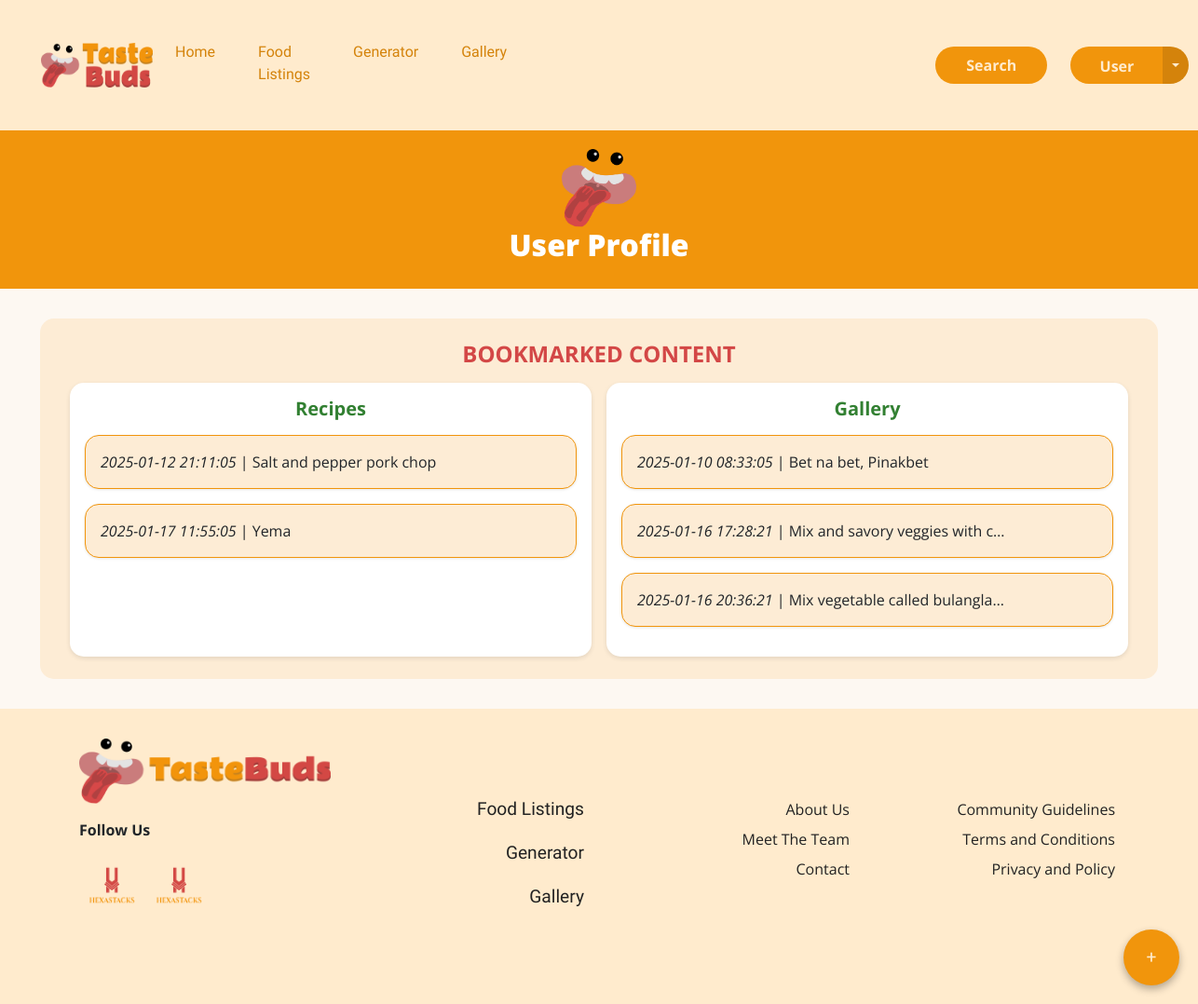
Page /users/userBookmark.php on the committed database.
### tables this page shows
CREATE TABLE `bookmarks` (
  `bookmarkID` int(5) NOT NULL,
  `userID` int(5) NOT NULL,
  `recipeID` int(5) DEFAULT NULL,
  `postID` int(5) DEFAULT NULL,
  `bookmarkedAt` datetime DEFAULT current_timestamp()
);

CREATE TABLE `recipes` (
  `recipeID` int(5) NOT NULL,
  `recipeTitle` varchar(100) NOT NULL,
  `description` varchar(600) NOT NULL,
  `ingredients` varchar(800) NOT NULL,
  `steps` varchar(5000) NOT NULL,
  `userID` int(5) NOT NULL,
  `isApproved` varchar(3) NOT NULL DEFAULT 'no',
  `createdAt` datetime NOT NULL DEFAULT current_timestamp(),
  `updatedAt` datetime DEFAULT current_timestamp(),
  `primaryCategoryID` int(1) NOT NULL,
  `subcategoryID` int(1) DEFAULT NULL
);

CREATE TABLE `galleryposts` (
  `postID` int(5) NOT NULL,
  `caption` varchar(1000) NOT NULL,
  `userID` int(5) NOT NULL,
  `isApproved` varchar(3) NOT NULL DEFAULT 'no',
  `createdAt` datetime NOT NULL DEFAULT current_timestamp(),
  `updatedAt` datetime DEFAULT current_timestamp(),
  `primaryCategoryID` int(1) NOT NULL,
  `subcategoryID` int(1) NOT NULL DEFAULT 7
);

### connect.php (called while the page is built, shortened)
<?php
function executeQuery($query)
{
	$conn = $GLOBALS['conn'];
	return mysqli_query($conn, $query);
}
?>

### users/userBookmark.php (the view, shortened to what this page needs)
<?php
include("../connect.php");
$queryUserBookmarksRcIndividual = "
SELECT bookmarks.*, users.userID AS userBookmarkerID, users.firstName, users.lastName, recipes.*
FROM bookmarks
LEFT JOIN users ON users.userID = bookmarks.userID
LEFT JOIN recipes ON recipes.recipeID = bookmarks.recipeID
WHERE bookmarks.recipeID >= 1 AND bookmarks.userID = 7;
";
$resultUserBookmarksRcIndividual = executeQuery($queryUserBookmarksRcIndividual);
$queryUserBookmarksGpIndividual = "
SELECT bookmarks.*, users.userID AS userBookmarkerID, users.firstName, users.lastName, galleryposts.*
FROM bookmarks
LEFT JOIN users ON users.userID = bookmarks.userID
LEFT JOIN galleryposts ON galleryposts.postID = bookmarks.postID
WHERE bookmarks.postID >= 1 AND bookmarks.userID = 7;
";
$resultUserBookmarksGpIndividual = executeQuery($queryUserBookmarksGpIndividual);
?>
<!DOCTYPE html>
<html lang="en">
<head>
    <link href="https://cdn.jsdelivr.net/npm/bootstrap@5.3.3/dist/css/bootstrap.min.css" rel="stylesheet"
>
    <link rel="stylesheet" href="../shared/assets/css/activityLog.css">
    <link rel="stylesheet" href="../shared/assets/css/navbar.css" />
    <link rel="stylesheet" href="../shared/assets/css/footer.css">
</head>
<body>
    <?php include("../shared/components/navbar.php") ?>
    <div class="profile-page">
        <header class="profile-header">
            <img src="../shared/assets/image/Logo.png" alt="TasteBuds Logo">
            <h1>User Profile</h1>
        </header>
        <main>
            <section class="content-section">
                <h2>Bookmarked Content</h2>
                <div class="content-container">
                    <div class="category">
                        <h3>Recipes</h3>
                        <?php
                        if (mysqli_num_rows($resultUserBookmarksRcIndividual) > 0) {
                            while ($userBookmarksRcIndividualRow = mysqli_fetch_assoc($resultUserBookmarksRcIndividual)) {
                                ?>
                                <div class="item-list mb-3" id="bookmarked-recipes">
                                    <a href="recipeOverview.php?recipeID=<?php echo $userBookmarksRcIndividualRow['recipeID']; ?>"
                                        class="item">
                                        <span
                                            style="overflow: hidden; text-overflow: ellipsis; white-space: nowrap; display: inline-block; max-width: 80%;">
                                            <?php echo "<i>" . $userBookmarksRcIndividualRow['bookmarkedAt'] . "</i> | " . $userBookmarksRcIndividualRow['recipeTitle']; ?>
                                        </span>
                                    </a>
                                </div>
                                <?php
                            }
                        }
                        ?>
                    </div>
                    <div class="category">
                        <h3>Gallery</h3>
                        <?php
                        if (mysqli_num_rows($resultUserBookmarksGpIndividual) > 0) {
                            while ($userBookmarksGpIndividualRow = mysqli_fetch_assoc($resultUserBookmarksGpIndividual)) {
                                ?>
                                <div class="item-list mb-3" id="bookmarked-gallery">
                                    <a href="postOverview.php?postID=<?php echo $userBookmarksGpIndividualRow['postID']; ?>"
                                        class="item">
                                        <span
                                            style="overflow: hidden; text-overflow: ellipsis; white-space: nowrap; display: inline-block; max-width: 80%;">
                                            <?php echo "<i>" . $userBookmarksGpIndividualRow['bookmarkedAt'] . "</i> | " . $userBookmarksGpIndividualRow['caption']; ?>
                                        </span>
                                    </a>
                                </div>
                                <?php
                            }
                        }
                        ?>
                    </div>
                </div>
            </section>
        </main>
    </div>
    <?php include '../shared/components/footer.php'; ?>
</body>
</html>

### shared/assets/css/activityLog.css (style rules this page uses)
:root { --clr-primary: #f1950c; --clr-secondary: #d34746; --clr-action: #328032; --clr-text: #222222; --bg-light: #fdecd5; --fs-header: 2rem; --fs-title: 1.5rem; --border-radius: 15px; }
body { font-family: 'Open Sans', sans-serif; background-color: #fdf8f2; margin: 0; padding: 0; }
.profile-header { text-align: center; padding: 20px; background-color: #f1950c; color: white; }
.profile-header img { width: 80px; }
.profile-header h1 { font-size: 2rem; font-weight: 800; }
.content-section { margin: 2rem auto; padding: 1.5rem; max-width: 1200px; background-color: var(--bg-light); border-radius: var(--border-radius); }
.content-section h2 { font-size: var(--fs-title); margin-bottom: 1rem; text-align: center; color: var(--clr-secondary); text-transform: uppercase; font-weight: bold; }
.content-container { display: flex; flex-wrap: wrap; gap: 1rem; justify-content: center; }
.category { flex: 1 1 calc(100% - 2rem); max-width: calc(50% - 1rem); background-color: white; border-radius: var(--border-radius); padding: 1rem; box-shadow: 0 2px 5px rgba(0, 0, 0, 0.1); }
.category h3 { font-size: 1.25rem; margin-bottom: 1rem; text-align: center; color: var(--clr-action); font-weight: bold; }
.item-list { display: flex; flex-direction: column; gap: 1rem; }
.item { background-color: var(--bg-light); border: 1px solid var(--clr-primary); padding: 1rem; border-radius: var(--border-radius); display: flex; justify-content: space-between; align-items: center; box-shadow: 0 1px 3px rgba(0, 0, 0, 0.1); text-decoration: none; color: inherit; }
.item span { flex: 1; text-align: left; }

### shared/assets/css/navbar.css (style rules this page uses)
:root { --fs-header: 47.78px; --fs-h2: 39.91px; --fs-h3: 33.18px; --fs-h4: 27.65px; --fs-h5: 23.04px; --fs-h6: 19.2px; --fs-paragraph: 16px; --fs-small: 13.33px; --fc-primary-orange: #F1950C; --fc-dark-orange: #D4830B; --fc-mid-orange: #FCD59A; --fc-light-orange: #FFEBCD; --fc-black: #222222; --clr-primary: #F1950C; --clr-secondary: #D34746; --clr-action: #328032; --clr-dark-orange: #D4830B; --clr-mid-orange: #FCD59A; --clr-light-orange: #FFEBCD; --clr-black: #222222; --ff-title: "Rammetto One", serif; --ff-text: "Open Sans", serif; }

### shared/assets/css/footer.css (style rules this page uses)
:root { --fs-header: 47.78px; --fs-h2: 39.91px; --fs-h3: 33.18px; --fs-h4: 27.65px; --fs-h5: 23.04px; --fs-h6: 19.2px; --fs-paragraph: 16px; --fs-small: 13.33px; --fc-primary-orange: #F1950C; --fc-dark-orange: #D4830B; --fc-mid-orange: #FCD59A; --fc-light-orange: #FFEBCD; --fc-black: #222222; --clr-primary: #F1950C; --clr-secondary: #D34746; --clr-action: #328032; --clr-dark-orange: #D4830B; --clr-mid-orange: #FCD59A; --clr-light-orange: #FFEBCD; --clr-black: #222222; --ff-title: "Rammetto One", serif; --ff-text: "Open Sans", serif; }

### shared/assets/css/style.css (style rules this page uses)
:root { --fs-header: 47.78px; --fs-h2: 39.91px; --fs-h3: 33.18px; --fs-h4: 27.65px; --fs-h5: 23.04px; --fs-h6: 19.2px; --fs-paragraph: 16px; --fs-small: 13.33px; --fc-primary-orange: #F1950C; --fc-dark-orange: #D4830B; --fc-mid-orange: #FCD59A; --fc-light-orange: #FFEBCD; --fc-black: #222222; --clr-primary: #F1950C; --clr-secondary: #D34746; --clr-action: #328032; --clr-dark-orange: #D4830B; --clr-mid-orange: #FCD59A; --clr-light-orange: #FFEBCD; --clr-black: #222222; --ff-title: "Rammetto One", serif; --ff-text: "Open Sans", serif; }

### rows in the picture
bookmarks: bookmarkedAt "2025-01-12 21:11:05", recipeID.recipeTitle "Salt and pepper pork chop"
bookmarks: bookmarkedAt "2025-01-17 11:55:05", recipeID.recipeTitle "Yema"
bookmarks: bookmarkedAt "2025-01-10 08:33:05", postID.caption "Bet na bet, Pinakbet"
bookmarks: bookmarkedAt "2025-01-16 17:28:21", postID.caption "Mix and savory veggies with c…"
bookmarks: bookmarkedAt "2025-01-16 20:36:21", postID.caption "Mix vegetable called bulangla…"
